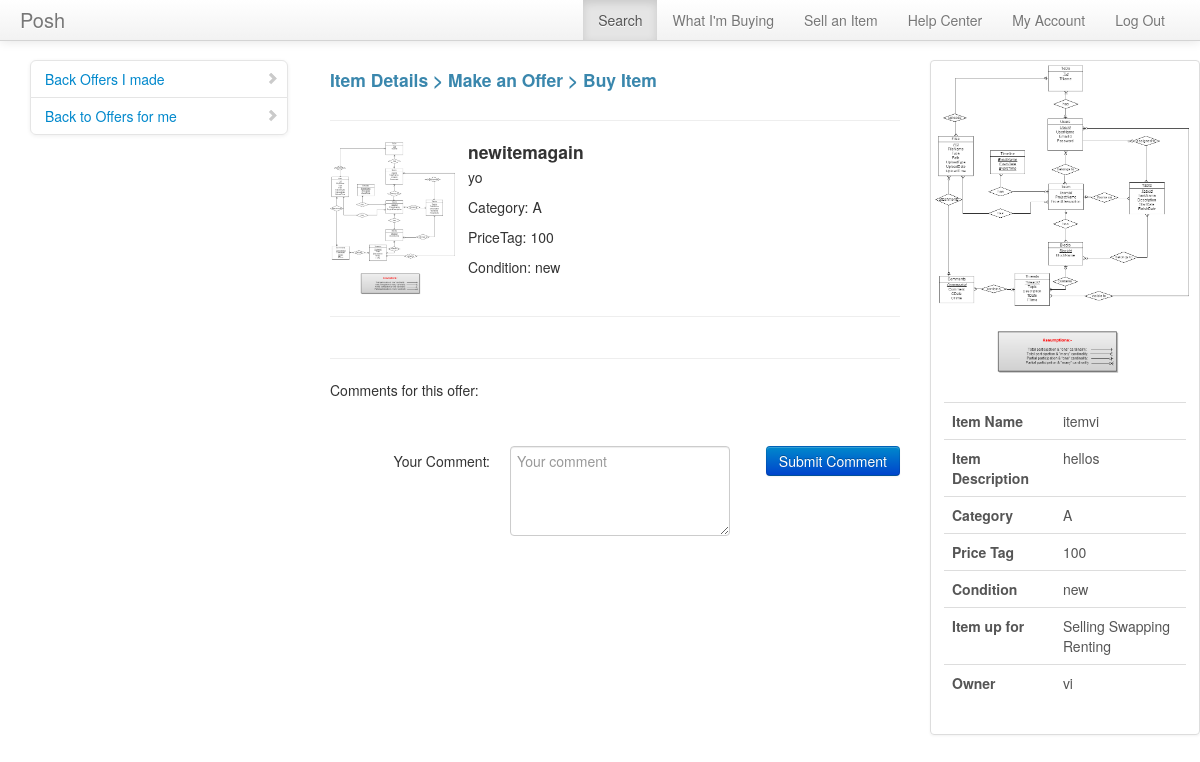
The page /manageoffers/viewcommentsswap.php?offerid=40 (signed in) on the database its author committed.
### tables this page shows
CREATE TABLE IF NOT EXISTS `inventory` (
  `itemid` int(10) NOT NULL AUTO_INCREMENT,
  `owner` varchar(20) NOT NULL,
  `itemname` varchar(40) NOT NULL,
  `category` varchar(40) NOT NULL,
  `addedon` timestamp NOT NULL DEFAULT CURRENT_TIMESTAMP,
  `pricetag` int(10) NOT NULL,
  `description` varchar(500) NOT NULL,
  `condition` varchar(20) NOT NULL,
  `image` varchar(30) DEFAULT NULL,
  PRIMARY KEY (`itemid`),
  KEY `owner` (`owner`)
);

### meekrodb.2.1.class.php (called while the page is built, shortened)
<?php
class DB {
  protected static $mdb = null;
  public static function getMDB() {
    $mdb = DB::$mdb;
    if ($mdb === null) {
      $mdb = DB::$mdb = new MeekroDB();
    }
    return $mdb;
  }
  public static function query() { $args = func_get_args(); return call_user_func_array(array(DB::getMDB(), 'query'), $args); }
}
class MeekroDB {
  public $dbName = '';
  public $user = '';
  public $password = '';
  public $host = 'localhost';
  public $port = null;
  public $encoding = 'latin1';
  public $queryMode = 'queryAllRows';
  public $param_char = '%';
  public $named_param_seperator = '_';
  public $internal_mysql = null;
  public function __construct($host=null, $user=null, $password=null, $dbName=null, $port=null, $encoding=null) {
    if ($host === null) $host = DB::$host;
    if ($user === null) $user = DB::$user;
    if ($password === null) $password = DB::$password;
    if ($dbName === null) $dbName = DB::$dbName;
    if ($port === null) $port = DB::$port;
    if ($encoding === null) $encoding = DB::$encoding;
    $this->host = $host;
    $this->user = $user;
    $this->password = $password;
    $this->dbName = $dbName;
    $this->port = $port;
    $this->encoding = $encoding;
  }
  public function get() {
    $mysql = $this->internal_mysql;
    if ($mysql == null) {
      if (! $this->port) $this->port = ini_get('mysqli.default_port');
      $mysql = new mysqli($this->host, $this->user, $this->password, $this->dbName, $this->port);
      $mysql->set_charset($this->encoding);
      $this->internal_mysql = $mysql;
    }
    return $mysql;
  }
  public function escape($str) {
    $db = $this->get();
    return $db->real_escape_string($str);
  }
  protected function prependCall($function, $args, $prepend) {
    array_unshift($args, $prepend);
    return call_user_func_array($function, $args);
  }
  protected function wrapStr($strOrArray, $wrapChar, $escape = false) {
    if (! is_array($strOrArray)) {
      if ($escape) return $wrapChar . $this->escape($strOrArray) . $wrapChar;
      else return $wrapChar . $strOrArray . $wrapChar;
    } else {
      $R = array();
      foreach ($strOrArray as $element) {
        $R[] = $this->wrapStr($element, $wrapChar, $escape);
      }
      return $R;
    }
  }
  public function parseQueryParamsNew() {
    $args = func_get_args();
    $sql = array_shift($args);
    $args_all = $args;
    $posList = array();
    $pos_adj = 0;
    $param_char_length = strlen($this->param_char);
    $named_seperator_length = strlen($this->named_param_seperator);
    $types = array(
      $this->param_char . 'll',
      $this->param_char . 'ls',
      $this->param_char . 'l',
      $this->param_char . 'li',
      $this->param_char . 'ld',
      $this->param_char . 'lb',
      $this->param_char . 's',
      $this->param_char . 'i',
      $this->param_char . 'd',
      $this->param_char . 'b',
      $this->param_char . 'ss'
    );
    foreach ($types as $type) {
      $lastPos = 0;
      while (($pos = strpos($sql, $type, $lastPos)) !== false) {
        $lastPos = $pos + 1;
        $posList[$pos] = $type;
      }
    }
    ksort($posList);
    foreach ($posList as $pos => $type) {
      $type = substr($type, $param_char_length);
      $length_type = strlen($type) + $param_char_length;
      $new_pos = $pos + $pos_adj;
      $new_pos_back = $new_pos + $length_type;
      if ($arg_number_length = strspn($sql, '0123456789', $new_pos_back)) {
        $arg_number = substr($sql, $new_pos_back, $arg_number_length);
        if (! isset($args_all[$arg_number])) $this->nonSQLError("Non existent argument reference (arg $arg_number): $sql");
        $arg = $args_all[$arg_number];
      } else {
        $arg = array_shift($args);
      }
      if (in_array($type, array('s', 'i', 'd', 'b', 'l'))) {
        $array_type = false;
        $arg = array($arg);
        $type = 'l' . $type;
      } else if ($type == 'ss') {
        $result = "'%" . $this->escape(str_replace(array('%', '_'), array('\%', '\_'), $arg)) . "%'";
      } else {
        $array_type = true;
        if (! is_array($arg)) $this->nonSQLError("Badly formatted SQL query: $sql -- expecting array, but didn't get one!");
      }
      if ($type == 'ls') $result = $this->wrapStr($arg, "'", true);
      else if ($type == 'li') $result = array_map('intval', $arg);
      else if ($type == 'ld') $result = array_map('floatval', $arg);
      else if ($type == 'lb') $result = array_map(array($this, 'formatTableName'), $arg);
      else if ($type == 'll') $result = $arg;
      else if (! $result) $this->nonSQLError("Badly formatted SQL query: $sql");
      if (is_array($result)) {
        if (! $array_type) $result = $result[0];
        else $result = '(' . implode(',', $result) . ')';
      }
      $sql = substr_replace($sql, $result, $new_pos, $length_type + $arg_number_length);
      $pos_adj += strlen($result) - ($length_type + $arg_number_length);
    }
    return $sql;
  }
  public function parseQueryParams() {
    $args = func_get_args();
    if (is_string($args[1]) && preg_match('/^[is]+$/', $args[1]) && substr_count($args[0], '?') > 0)
      return call_user_func_array(array($this, 'parseQueryParamsOld'), $args);
    else
      return call_user_func_array(array($this, 'parseQueryParamsNew'), $args);
  }
  public function query() {
    $args = func_get_args();
    if ($this->queryMode == 'buffered' || $this->queryMode == 'unbuffered') {
      return $this->prependCall(array($this, 'queryHelper'), $args, $this->queryMode);
    } else {
      return call_user_func_array(array($this, 'queryAllRows'), $args);
    }
  }
  public function queryUnbuf() { $args = func_get_args(); return $this->prependCall(array($this, 'queryHelper'), $args, 'unbuffered'); }
  protected function queryHelper() {
    $args = func_get_args();
    $type = array_shift($args);
    $is_buffered = ($type == 'buffered');
    $is_null = ($type == 'null');
    $sql = call_user_func_array(array($this, 'parseQueryParams'), $args);
    $db = $this->get();
    $result = $db->query($sql, $is_buffered ? MYSQLI_STORE_RESULT : MYSQLI_USE_RESULT);
    return $result;
  }
  public function queryAllRows() {
    $args = func_get_args();
    $query = call_user_func_array(array($this, 'queryUnbuf'), $args);
    $result = $this->fetchAllRows($query);
    return $result;
  }
  protected function checkError() {
    return false;
  }
  public function fetchRow($result = null) {
    return $result->fetch_assoc();
  }
  public function fetchAllRows($result = null) {
    $A = array();
    while ($row = $this->fetchRow($result)) {
      $A[] = $row;
    }
    return $A;
  }
}
?>

### manageoffers/viewcommentsswap.php (the view, shortened to what this page needs)
<!DOCTYPE html>
<?php
$offerdetails = DB::query("SELECT * from offerdetails where offerid=%i", $_GET['offerid']);
$offerdetails = $offerdetails[0];
$selling = DB::query("SELECT * from inventory where itemid=%i", $offerdetails['sellingitem']);
$selling=$selling[0];
?>
<html lang="en">
  <head>
    <link href="../bootstrap/css/bootstrap.css" rel="stylesheet">
    <link href="datepicker.css" rel="stylesheet">
    <link href="../bootstrap/css/bootstrap-responsive.css" rel="stylesheet">
    <link href="../bootstrap/css/bootstrap-fileupload.css" rel="stylesheet">
    <link href="../bootstrap/css/docs.css" rel="stylesheet">
	</head>
	<body>
		<div class="navbar navbar-fixed-top">
			<div class="navbar-inner">
				<div class="container" style="width: auto; padding: 0 20px;">
					<a class="brand pull-left" href="#">Posh</a>
					<ul class="nav pull-right">
						<li class="active"><a href="#">Search</a></li>
						<li><a href="#">What I'm Buying</a></li>
						<li><a href="../inventory/viewitems.php">Sell an Item</a></li>
						<li><a href="#">Help Center</a></li>
						<li><a href="#">My Account</a></li>
						<li><a href="../login/logout.php">Log Out</a></li>
					</ul>
				</div>
			</div>
		</div>
		<div class="container" style="width: auto; padding: 20px 0px 0px 0px;">
			<div class="span3 bs-docs-sidebar">
				<ul class="nav nav-list bs-docs-sidenav">
					<li><a href="listoffersbyme.php"><i class="icon-chevron-right"></i>Back Offers I made</a></li>
					<li ><a href="listoffersforme.php"><i class="icon-chevron-right"></i>Back to Offers for me</a></li>
				</ul>
			</div>
			<div class="span6">
			<div class="row-fluid">
			<h4><p class="text-info">Item Details > Make an Offer > Buy Item </p></h4>
			</div>
			<hr>
		<?php
			if($offerdetails['offereditem1']!=''){
				$item1=$offerdetails['offereditem1'];
				$tbl_name = "inventory";
				$items = DB::query("SELECT * FROM $tbl_name where itemid=%s",$item1);
				foreach ($items as $item) {
					echo '<div class="row-fluid">';
					echo '<div class="media">';
					echo '<a class="pull-left" href="#"><img src="../upload/'.$item['image'].'" height="128" width="128" alt=""></a>';
					echo '<div class="media-body">';
					echo '<h4 class="media-heading">'.$item['itemname'].'</h4>';
					echo '<p>'.$item['description'].'</p>';
					echo '<p>Category: '.$item['category'].'</p>';
					echo '<p>PriceTag: '.$item['pricetag'].'</p>';
					echo '<p>Condition: '.$item['condition'].'</p>';
					echo '</div>';
					echo '</div>';
					echo '</div>';
					echo '<hr>';
				}
			}
			?>
			<div class="row-fluid">
			<hr>
			<p>
			<?php
			echo 'Comments for this offer: ';
			echo '<table class="table table-hover">
				<thead>
					<tr>
					<th></th>
					<th></th>
					</tr>
				</thead>';
			echo 	'</table>';
			?>
			</p>
			<form name="comment" class="form-horizontal" action="submitcomment.php" method="post">
						<div class="control-group" id="commentgroup">
							<label class="control-label" for="inputComment">Your Comment: </label>
							<div class="controls">
							<textarea rows="4" name="comment" required id="inputComment" placeholder="Your comment" onkeyup=""></textarea>
							<button class="btn btn-primary pull-right" type="submit" id="signupbtn">Submit Comment</button>
							</div>
						</div>
			</form>
			</div>
		</div>
			<div class="span3">
			<div class="thumbnail">
			<?php echo '<img src="../upload/'.$selling['image'].'" alt="">';?>
			<div class="caption">
				<div class="row-fluid">
				<table class="table table-hover">
				<thead>
					<tr>
					<th></th>
					<th></th>
					</tr>
				</thead>
				<tr>
					<th>Item Name </th>
					<td><?php echo $selling['itemname']?></td>
				</tr>
				<tr>
					<th>Item Description </th>
					<td><?php echo $selling['description']?></td>
				</tr>
				<tr>
						<th>Category </th>
						<td><?php echo $selling['category']?></td>
				</tr>
				<tr>
					<th>Price Tag </th>
					<td><?php echo $selling['pricetag']?></td>
				</tr>
				<tr>
					<th>Condition </th>
					<td><?php echo $selling['condition']?></td>
				</tr>
				<tr>
					<th>Item up for </th>
					<td>
					<?php
						$ssrvalue = DB::query("SELECT ssr FROM ssritem WHERE itemid=%i",$selling['itemid']);
						$N = count($ssrvalue);
						$ssrstring = "";
						for($i=0;$i<$N;$i++){
							$val = array_values($ssrvalue[$i]);
							if($val[0]=='sell')
								$ssrstring=$ssrstring."Selling ";
							if($val[0]=='swap')
								$ssrstring=$ssrstring."Swapping ";
							if($val[0]=='rent')
								$ssrstring=$ssrstring."Renting ";
						}
						echo $ssrstring;
					?>
					</td>
				</tr>
				<tr>
					<th>Owner </th>
					<td><?php echo $selling['owner'];?></td>
				</tr>
				</table>
			</div>
			</div>
			</div>
			</div>
		</div>
	</body>
</html>

### manageoffers/viewcommentsswap.php (style rules this page uses)
body { padding-top: 40px; padding-bottom: 20px; }

### rows shown on the page
inventory: image (picture), itemname "newitemagain", description "yo", category "A", pricetag "100", condition "new"
inventory: image (picture), itemname "itemvi", description "hellos", category "A", pricetag "100", condition "new", owner "vi"

### other values the page prints
$ssrstring "Selling Swapping Renting"
